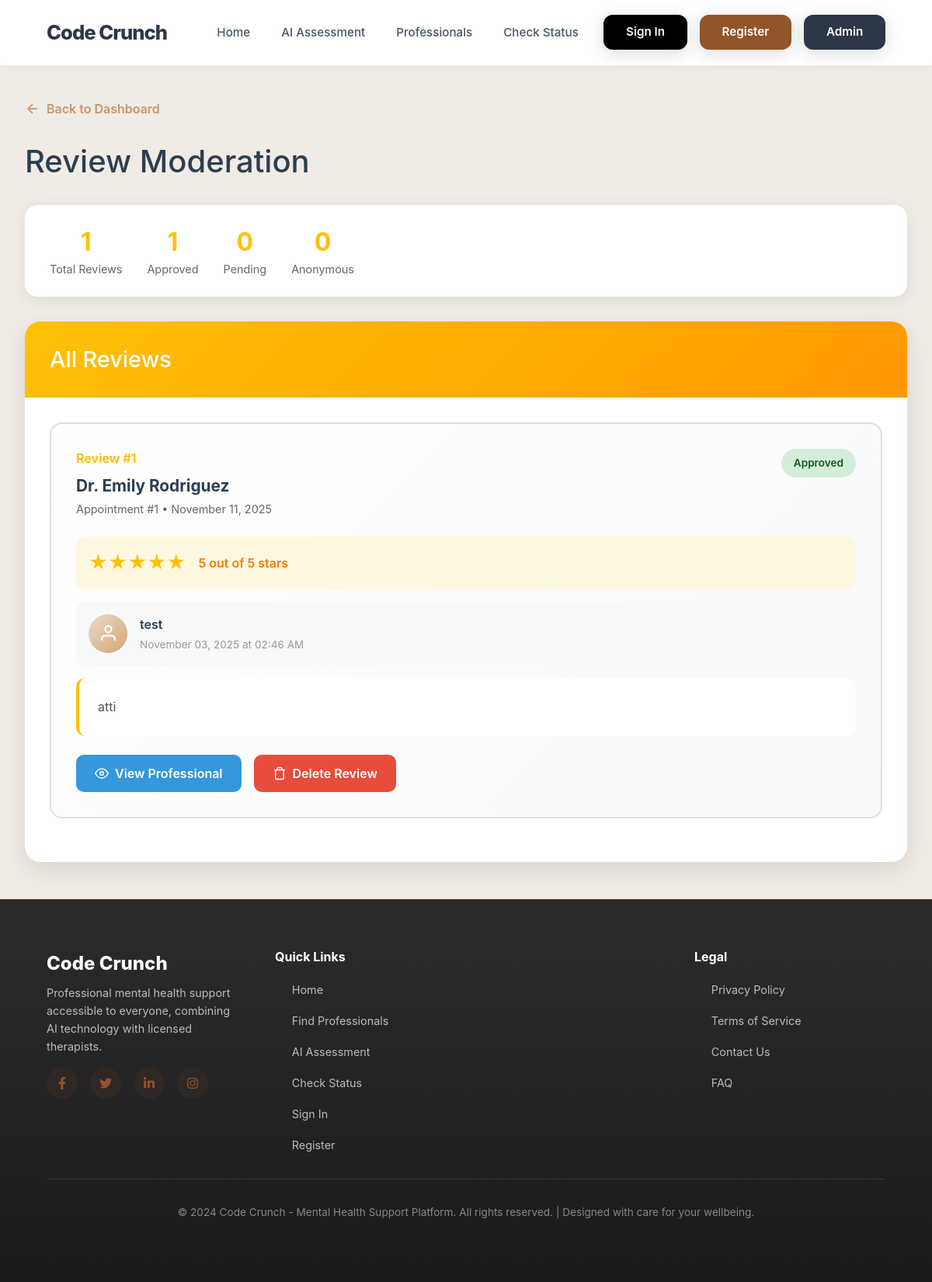
The app's page /admin/reviews (signed in), older data.
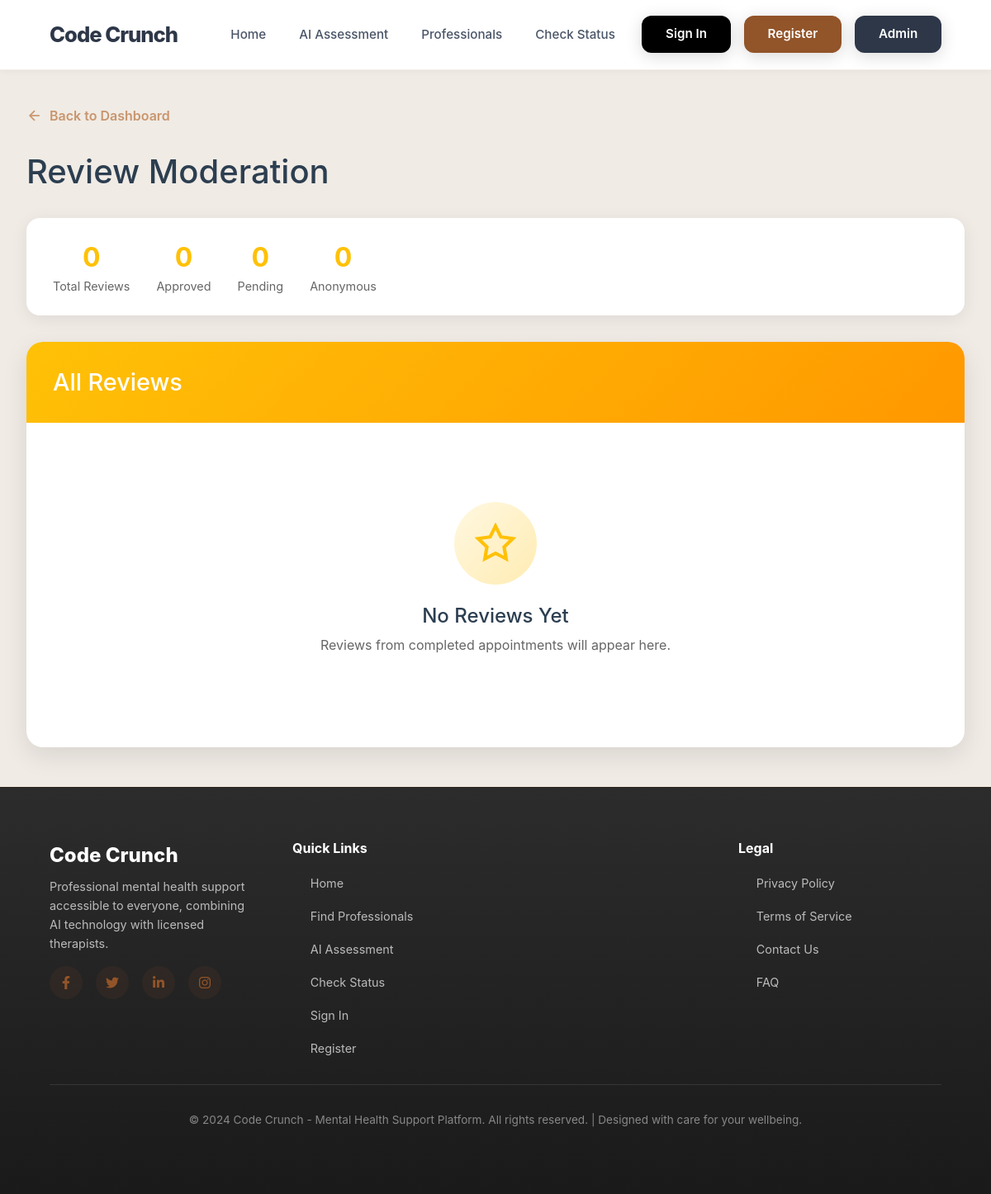
The same page, newer data.
### app.py (models this page shows, shortened)
class Review(db.Model):
    id = db.Column(db.Integer, primary_key=True)
    user_id = db.Column(db.Integer, db.ForeignKey('user.id'), nullable=True)
    professional_id = db.Column(db.Integer, db.ForeignKey('professional.id'), nullable=False)
    appointment_id = db.Column(db.Integer, db.ForeignKey('appointment.id'), nullable=False)
    rating = db.Column(db.Integer, nullable=False)  # 1-5 stars
    comment = db.Column(db.Text, nullable=True)
    is_approved = db.Column(db.Boolean, default=True)
    is_anonymous = db.Column(db.Boolean, default=False)
    created_at = db.Column(db.DateTime, default=datetime.utcnow)

class Professional(db.Model):
    id = db.Column(db.Integer, primary_key=True)
    name = db.Column(db.String(100), nullable=False)
    title = db.Column(db.String(100), nullable=False)
    specialization = db.Column(db.String(200), nullable=False)
    bio = db.Column(db.Text, nullable=False)
    experience_years = db.Column(db.Integer, nullable=False)
    education = db.Column(db.Text, nullable=False)
    languages = db.Column(db.String(200), nullable=False)
    image_url = db.Column(db.String(200), default='default-avatar.jpg')
    available_days = db.Column(db.String(200), nullable=False)
    rating = db.Column(db.Float, default=5.0)
    total_reviews = db.Column(db.Integer, default=0)
    is_active = db.Column(db.Boolean, default=True)
    created_at = db.Column(db.DateTime, default=datetime.utcnow)
    appointments = db.relationship('Appointment', backref='professional', lazy=True)
    reviews = db.relationship('Review', backref='professional', lazy=True)

class Appointment(db.Model):
    id = db.Column(db.Integer, primary_key=True)
    user_id = db.Column(db.Integer, db.ForeignKey('user.id'), nullable=True)
    user_name = db.Column(db.String(100), nullable=False)
    user_email = db.Column(db.String(120), nullable=False)
    user_phone = db.Column(db.String(20), nullable=False)
    professional_id = db.Column(db.Integer, db.ForeignKey('professional.id'), nullable=False)
    service = db.Column(db.String(100), nullable=False)
    date = db.Column(db.Date, nullable=False)
    time = db.Column(db.Time, nullable=False)
    message = db.Column(db.Text, nullable=True)
    status = db.Column(db.String(20), default='Pending')
    confirmation_sent = db.Column(db.Boolean, default=False)
    reminder_sent = db.Column(db.Boolean, default=False)
    created_at = db.Column(db.DateTime, default=datetime.utcnow)
    updated_at = db.Column(db.DateTime, default=datetime.utcnow, onupdate=datetime.utcnow)
    review = db.relationship('Review', backref='appointment', uselist=False, lazy=True)

class User(db.Model):
    id = db.Column(db.Integer, primary_key=True)
    name = db.Column(db.String(100), nullable=False)
    email = db.Column(db.String(120), unique=True, nullable=False)
    phone = db.Column(db.String(20), nullable=False)
    password_hash = db.Column(db.String(255), nullable=False)
    created_at = db.Column(db.DateTime, default=datetime.utcnow)
    is_active = db.Column(db.Boolean, default=True)
    appointments = db.relationship('Appointment', backref='user', lazy=True)
    reviews = db.relationship('Review', backref='user', lazy=True)

### app.py (the view)
@app.route('/admin/reviews')
def admin_reviews():
    if not session.get('admin'):
        return redirect(url_for('admin_login'))
    reviews = Review.query.order_by(Review.created_at.desc()).all()
    return render_template('admin_reviews.html', reviews=reviews)

### templates/admin_reviews.html (shortened to what the changed rows need)
{% extends "layout.html" %}
{% block content %}
<div class="admin-page">
    <div class="container">
        <div class="page-header">
            <div class="page-title">
                <h1>Review Moderation</h1>
            </div>
        </div>
        <div class="stats-bar">
            <div class="stat-item">
                <div class="stat-number">{{ reviews|length }}</div>
                <div class="stat-label">Total Reviews</div>
            </div>
            <div class="stat-item">
                <div class="stat-number">{{ reviews|selectattr("is_approved", "equalto", true)|list|length }}</div>
                <div class="stat-label">Approved</div>
            </div>
        </div>
        <div class="reviews-section">
            <div class="section-header">
                <h2>All Reviews</h2>
            </div>
            <div class="reviews-list">
                {% if reviews %}
                    {% for review in reviews %}
                    <div class="review-card">
                        <div class="review-header">
                            <div class="review-meta">
                                <div class="review-id">Review #{{ review.id }}</div>
                                <div class="professional-name">{{ review.professional.name }}</div>
                                <div class="appointment-info">
                                    Appointment #{{ review.appointment_id }} •
                                    {{ review.appointment.date.strftime('%B %d, %Y') }}
                                </div>
                            </div>
                            <span class="review-status status-{{ 'approved' if review.is_approved else 'pending' }}">
                                {{ 'Approved' if review.is_approved else 'Pending Review' }}
                            </span>
                        </div>
                        <div class="review-rating">
                            <div class="stars">
                                {% for i in range(review.rating) %}★{% endfor %}
                            </div>
                            <span class="rating-text">{{ review.rating }} out of 5 stars</span>
                        </div>
                        <div class="reviewer-info">
                            <div class="reviewer-avatar">
                                <svg viewBox="0 0 24 24" fill="none" stroke="currentColor" stroke-width="2">
                                    <path d="M20 21v-2a4 4 0 0 0-4-4H8a4 4 0 0 0-4 4v2"></path>
                                    <circle cx="12" cy="7" r="4"></circle>
                                </svg>
                            </div>
                            <div class="reviewer-details">
                                <div class="reviewer-name">
                                    {% if review.is_anonymous %}
                                        Anonymous Patient
                                    {% else %}
                                        {{ review.user.name if review.user else 'Verified Patient' }}
                                    {% endif %}
                                </div>
                                <div class="review-date">
                                    {{ review.created_at.strftime('%B %d, %Y at %I:%M %p') }}
                                </div>
                            </div>
                        </div>
                        {% if review.comment %}
                        <div class="review-comment">
                            <p>{{ review.comment }}</p>
                        </div>
                        {% endif %}
                        <div class="review-actions">
                            <a href="{{ url_for('professional_detail', prof_id=review.professional_id) }}"
                               class="btn btn-view" target="_blank">
                                <svg viewBox="0 0 24 24" fill="none" stroke="currentColor" stroke-width="2">
                                    <path d="M1 12s4-8 11-8 11 8 11 8-4 8-11 8-11-8-11-8z"></path>
                                    <circle cx="12" cy="12" r="3"></circle>
                                </svg>
                                View Professional
                            </a>
                            <form method="POST" action="{{ url_for('reject_review', review_id=review.id) }}"
                                  style="display: inline;"
                                  onsubmit="return confirm('Are you sure you want to delete this review? This action cannot be undone.')">
                                <button type="submit" class="btn btn-danger">
                                    <svg viewBox="0 0 24 24" fill="none" stroke="currentColor" stroke-width="2">
                                        <polyline points="3 6 5 6 21 6"></polyline>
                                        <path d="M19 6v14a2 2 0 0 1-2 2H7a2 2 0 0 1-2-2V6m3 0V4a2 2 0 0 1 2-2h4a2 2 0 0 1 2 2v2"></path>
                                    </svg>
                                    Delete Review
                                </button>
                            </form>
                        </div>
                    </div>
                    {% endfor %}
                {% else %}
                    <div class="empty-state">
                        <div class="empty-icon">
                            <svg viewBox="0 0 24 24" fill="none" stroke="currentColor" stroke-width="2">
                                <polygon points="12 2 15.09 8.26 22 9.27 17 14.14 18.18 21.02 12 17.77 5.82 21.02 7 14.14 2 9.27 8.91 8.26 12 2"></polygon>
                            </svg>
                        </div>
                        <h3>No Reviews Yet</h3>
                        <p>Reviews from completed appointments will appear here.</p>
                    </div>
                {% endif %}
            </div>
        </div>
    </div>
</div>
{% endblock %}

Row changes from the older to the newer data that the page shows:
removed Review: id "1", professional.name "Dr. Emily Rodriguez", appointment_id "1", appointment "November 11, 2025", is_approved "Approved", rating "5", user "test", created_at "November 03, 2025 at 02:46 AM", comment "atti"
Text that changed along with them:
{{ reviews|length }}: "1" → "0"
{{ reviews|selectattr("is_approved", "equalto", true)|list|length }}: "1" → "0"
text now shown: "No Reviews Yet Reviews from completed appointments will appear here."
